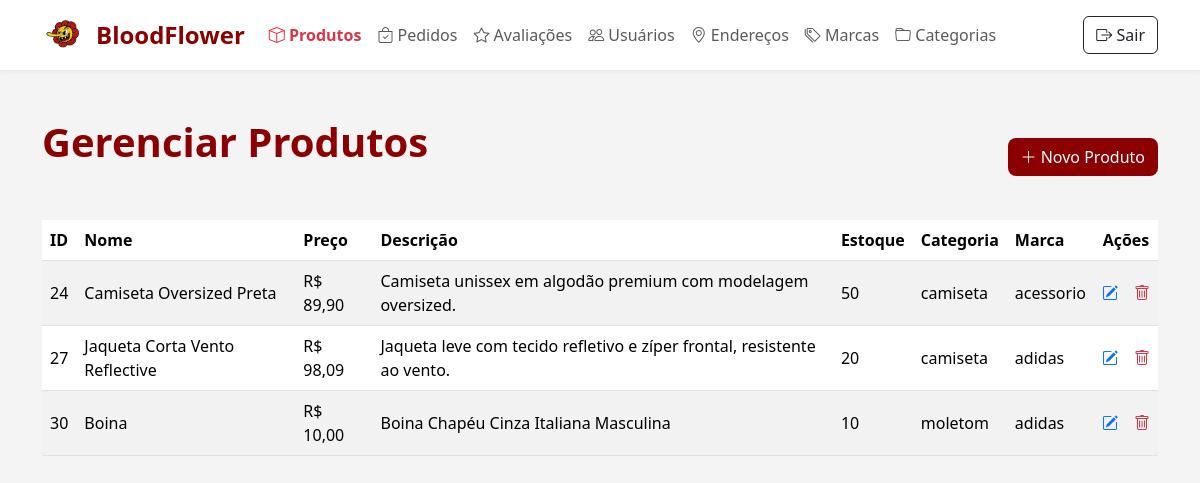
/admin/inicioADM.php (signed in), run on an earlier commit of the app's database.
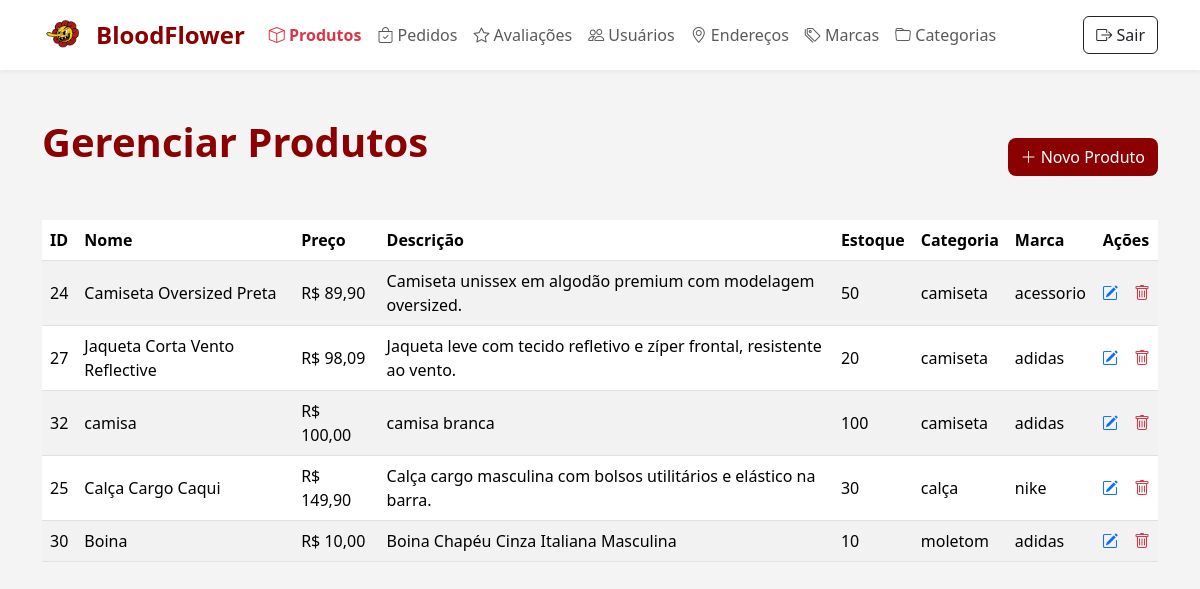
And on a later commit of the database.
### tables this page shows
CREATE TABLE IF NOT EXISTS `produtos` (
  `id` int NOT NULL AUTO_INCREMENT,
  `nome` varchar(100) NOT NULL,
  `descricao` text,
  `preco` decimal(10,2) NOT NULL,
  `preco_desconto` decimal(10,2) DEFAULT NULL,
  `estoque` int DEFAULT '0',
  `categoria_id` int DEFAULT NULL,
  `marca_id` int DEFAULT NULL,
  `imagem` varchar(255) DEFAULT NULL,
  PRIMARY KEY (`id`),
  KEY `fk_produtos_categoria` (`categoria_id`),
  KEY `fk_produtos_marca` (`marca_id`)
);

CREATE TABLE IF NOT EXISTS `categorias` (
  `id_categoria` int NOT NULL AUTO_INCREMENT,
  `nome` varchar(50) NOT NULL,
  PRIMARY KEY (`id_categoria`)
);

CREATE TABLE IF NOT EXISTS `marca` (
  `id_marca` int NOT NULL AUTO_INCREMENT,
  `nome` varchar(50) NOT NULL,
  PRIMARY KEY (`id_marca`)
);

### admin/inicioADM.php (the view, shortened to what this page needs)
<?php
include("../conexao.php");
?>
<!DOCTYPE html>
<html lang="pt-br">
<head>
    <link href="https://cdn.jsdelivr.net/npm/bootstrap@5.3.3/dist/css/bootstrap.min.css" rel="stylesheet">
    <link href="https://cdn.jsdelivr.net/npm/bootstrap-icons@1.10.5/font/bootstrap-icons.css" rel="stylesheet">
</head>
<body>
<nav class="navbar navbar-expand-lg">
    <div class="container">
        <a class="navbar-brand" href="inicioADM.php">
            <img src="../imagens/LogoBloodFlower.png" alt="Logo">
            BloodFlower
        </a>
        <div class="collapse navbar-collapse" id="navbarNavAdmin">
            <ul class="navbar-nav me-auto mb-2 mb-lg-0">
                <li class="nav-item"><a class="nav-link active fw-bold text-danger" href="inicioADM.php"><i class="bi bi-box"></i> Produtos</a></li>
                <li class="nav-item"><a class="nav-link" href="pedidos.php"><i class="bi bi-bag-check"></i> Pedidos</a></li>
                <li class="nav-item"><a class="nav-link" href="avaliacoes.php"><i class="bi bi-star"></i> Avaliações</a></li>
                <li class="nav-item"><a class="nav-link" href="usuarios.php"><i class="bi bi-people"></i> Usuários</a></li>
                <li class="nav-item"><a class="nav-link" href="enderecos.php"><i class="bi bi-geo-alt"></i> Endereços</a></li>
                <li class="nav-item"><a class="nav-link" href="marcas.php"><i class="bi bi-tags"></i> Marcas</a></li>
                <li class="nav-item"><a class="nav-link" href="categorias.php"><i class="bi bi-folder"></i> Categorias</a></li>
            </ul>
            <a href="../logoff.php" class="btn btn-outline-dark"><i class="bi bi-box-arrow-right"></i> Sair</a>
        </div>
    </div>
</nav>
<div class="container py-5">
    <div class="d-flex justify-content-between align-items-center mb-4">
        <h1>Gerenciar Produtos</h1>
        <a href="formProduto.php" class="btn btn-admin"><i class="bi bi-plus-lg"></i> Novo Produto</a>
    </div>
    <?php
    $sql = "SELECT p.id, p.nome, p.preco, p.descricao, p.estoque,
                   c.nome AS categoria_nome, m.nome AS marca_nome
            FROM produtos p
            JOIN categorias c ON p.categoria_id = c.id_categoria
            JOIN marca m ON p.marca_id = m.id_marca";
    $result = mysqli_query($conn, $sql);
    if (mysqli_num_rows($result) > 0) {
        echo "<div class='table-responsive'>";
        echo "<table class='table table-striped table-hover align-middle'>";
        echo "<thead><tr>
                <th>ID</th>
                <th>Nome</th>
                <th>Preço</th>
                <th>Descrição</th>
                <th>Estoque</th>
                <th>Categoria</th>
                <th>Marca</th>
                <th class='text-center' colspan='2'>Ações</th>
              </tr></thead><tbody>";
        while ($row = mysqli_fetch_assoc($result)) {
            echo "<tr>";
            echo "<td>{$row['id']}</td>";
            echo "<td>{$row['nome']}</td>";
            echo "<td>R$ " . number_format($row['preco'], 2, ',', '.') . "</td>";
            echo "<td>{$row['descricao']}</td>";
            echo "<td>{$row['estoque']}</td>";
            echo "<td>{$row['categoria_nome']}</td>";
            echo "<td>{$row['marca_nome']}</td>";
            echo "<td class='text-center'>
                    <a href='formEditProduto.php?id_produto={$row['id']}' class='text-primary'><i class='bi bi-pencil-square'></i></a>
                  </td>";
            echo "<td class='text-center'>
                    <a href='excluirProduto.php?id={$row['id']}' class='text-danger' onclick='return confirm(\"Tem certeza que deseja excluir este produto?\")'>
                        <i class='bi bi-trash'></i>
                    </a>
                  </td>";
            echo "</tr>";
        }
        echo "</tbody></table></div>";
    } else {
        echo "<p class='text-muted text-center mt-4'>Nenhum produto cadastrado.</p>";
    }
    ?>
</div>
</body>
</html>

What changed in the data, as far as the page shows it:
added produtos: id "32", nome "camisa", preco "100,00", descricao "camisa branca", estoque "100", categoria.nome "camiseta", marca.nome "adidas"
now on this page (row edited): produtos: id "25", nome "Calça Cargo Caqui", preco "149,90", descricao "Calça cargo masculina com bolsos utilitários e elástico na barra.", estoque "30", categoria.nome "calça", marca.nome "nike"
